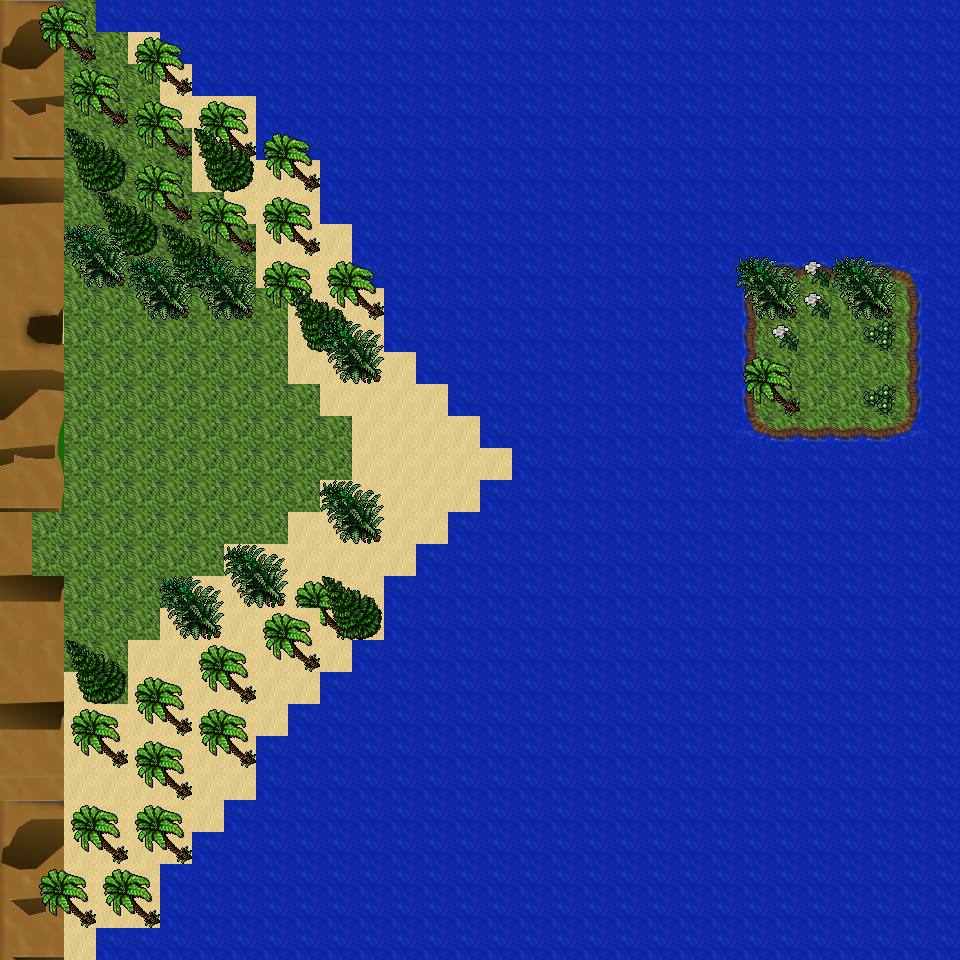

A 2D game scene composited from a Tiled map and its tileset images. What follows is a short description and the map's XML, with each tile layer's data collapsed to a summary:
An orthogonal 30x30 tile map with 32x32 px tiles, 5 tile layers (mar, CHão, arvores, arvores 2, ...), 5 tilesets.

<map version="1.0" orientation="orthogonal" width="30" height="30" tilewidth="32" tileheight="32">
 <tileset firstgid="1" name="TIBIA" tilewidth="32" tileheight="32">
  <image source="TIBIA.PNG" trans="ff00ff" width="256" height="1056" />
 </tileset>
 <tileset firstgid="265" name="Shallow_Water_Tile" tilewidth="32" tileheight="32">
  <image source="Jogo/Shallow_Water_Tile.gif" trans="ff00ff" width="32" height="32" />
 </tileset>
 <tileset firstgid="266" name="caverna notebookinvert2" tilewidth="32" tileheight="32">
  <image source="Jogo/caverna notebookinvert2.jpg" trans="ff00ff" width="200" height="400" />
 </tileset>
 <tileset firstgid="338" name="montanha2supoer" tilewidth="32" tileheight="32">
  <image source="Jogo/montanha2supoer.png" trans="ff00ff" width="104" height="181" />
 </tileset>
 <tileset firstgid="353" name="montanhavirada" tilewidth="32" tileheight="32">
  <image source="Jogo/montanhavirada.png" trans="ff00ff" width="103" height="176" />
 </tileset>
 <layer name="mar" width="30" height="30">
  <data>[900 cells, 900 non-empty, 1 distinct tile ids]</data>
 </layer>
 <layer name="CHão" width="30" height="30">
  <data>[900 cells, 328 non-empty, 52 distinct tile ids]</data>
 </layer>
 <layer name="arvores" width="30" height="30">
  <data>[900 cells, 87 non-empty, 4 distinct tile ids]</data>
 </layer>
 <layer name="arvores 2" width="30" height="30">
  <data>[900 cells, 28 non-empty, 4 distinct tile ids]</data>
 </layer>
 <layer name="arvores 3" width="30" height="30">
  <data>[900 cells, 45 non-empty, 10 distinct tile ids]</data>
 </layer>
</map>
